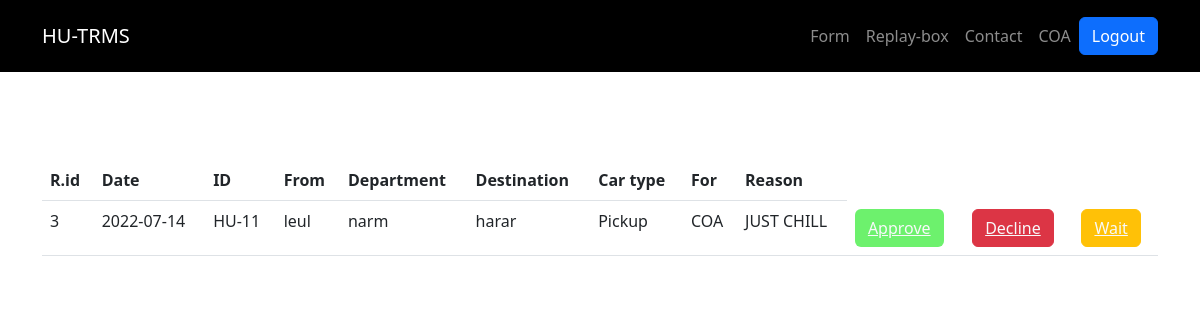
The app's page /HU_TRMS/collagepage.php (signed in) with its own data.
### tables this page shows
CREATE TABLE `requestform` (
  `name` varchar(30) NOT NULL,
  `name2` varchar(30) NOT NULL,
  `name3` varchar(30) NOT NULL,
  `name4` varchar(30) NOT NULL,
  `name5` varchar(30) NOT NULL,
  `name6` varchar(30) NOT NULL,
  `for_collage` varchar(100) NOT NULL,
  `department` varchar(50) NOT NULL,
  `destination` varchar(255) NOT NULL,
  `reason` varchar(255) NOT NULL,
  `cartype` varchar(50) NOT NULL,
  `requestdate` date NOT NULL,
  `startdate` date NOT NULL,
  `starthour` time(6) NOT NULL,
  `enddate` date NOT NULL,
  `endhour` time(6) NOT NULL,
  `status` varchar(100) NOT NULL,
  `staffid` varchar(30) NOT NULL,
  `rid` int(30) NOT NULL
);

### HU_TRMS/collagepage.php (the view, shortened to what this page needs)
<!DOCTYPE html>
<html>
<head>
    <link rel="stylesheet" href="../assets/css/bootstrap.min.css">
</head>
<body>
<nav class="navbar navbar-expand-lg bg-black navbar-dark py-3 fixed-top">
        <div class="container">
            <a href="#" class="navbar-brand"><span class="navbar-brand mb-0 h1 ">HU-TRMS</span></a>
            <div class="collapse navbar-collapse" id="navmenu">
                <ul class="navbar-nav ms-auto">
                    <li class="nav-item ">
                        <a href="#home" class="nav-link">Form</a>
                    </li>
                    <li class="nav-item">
                        <a href="#replay" class="nav-link">Replay-box</a>
                    </li><li class="nav-item">
                        <a href="#contact" class="nav-link">Contact</a>
                    </li>
                    <li>
                      <a class="nav-link" href="#"><span class="nav-profile-name"><?php $p=$_SESSION['col']; echo $p ?></span>
          </a>
                    </li>
                </ul>
            </div>
        <a href="logoutc.php" type="button"><button class="btn btn-primary ms-auto">Logout</button></a>
        </div>
    </nav>
    <div class="d-flex container">
        <table class="table  px-2">
    <thead>
      <tr ><th class="px-2">R.id</th>
        <th class="px-2">Date</th>
        <th class="px-2">ID</th>
        <th class="px-2">From</th>
        <th class="px-2">Department</th>
        <th class="px-2">Destination</th>
        <th class="px-2">Car type</th>
        <th class="px-2">For</th>
        <th class="px-2">Reason</th>
      </tr>
    </thead>
    <tbody>
<?php
include ('config.php');
$sql1="SELECT requestdate,name,for_collage,department,reason,cartype,destination,status,staffid,rid FROM `requestform` where for_collage='$p'";
$result=mysqli_query($connection,$sql1);
if($result){
while($row=mysqli_fetch_assoc($result)){
    $Rid=$row['rid'];
  $Date=$row['requestdate'];
  $ID=$row['staffid'];
  $From=$row['name'];
  $Department=$row['department'];
  $Destination=$row['destination'];
  $Cartype=$row['cartype'];
  $For=$row['for_collage'];
  $Reason=$row['reason'];
  echo'
  <tr class="px-2">
  <td class="px-2">'.$Rid.'</td>
    <td class="px-2">'.$Date.'</td>
    <td class="px-2">'.$ID.'</td>
    <td class="px-2">'.$From.'</td>
    <td class="px-2">'.$Department.'</td>
    <td class="px-2">'.$Destination.'</td>
    <td class="px-2">'.$Cartype.'</td>
    <td class="px-2">'.$For.'</td>
    <td class="px-2">'.$Reason.'</td>
    <td><button class="btn" style="background-color:#6df16d"><a href="approv.php?approvid='.$Rid.'" class="text-light">Approve</a></button></td>
    <td><button class="btn btn-danger"><a href="decline.php?declineid='.$Rid.'" class="text-light">Decline</a></button></td>
    <td><button class="btn btn-warning"><a href="wait.php?waitid='.$Rid.'" class="text-light">Wait</a></button></td>
  </tr>
  ';
    }
  }
  ?>
</tbody>
</table>
</div>
</body>
</html>

### HU_TRMS/collagepage.php (style rules this page uses)
body::before { display: block; content:''; height:160px; }

### records on screen
requestform: rid "3", requestdate "2022-07-14", staffid "HU-11", name "leul", department "narm", destination "harar", cartype "Pickup", for_collage "COA", reason "JUST CHILL"

### other values on screen
$p "COA"
